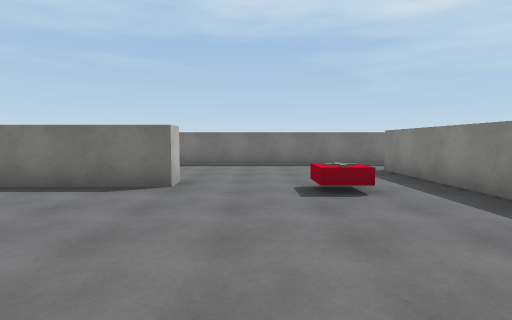
[1] (above)

24 first-person views from a walk through a 3-D level made in the Unity game engine. The camera is 1.5 m above the floor, tilts 4° down and sees 85° across. The floor is counted in squares, 2 m on a side. Each view is taken from the middle of a square. On the plan, view 1 faces up. The plan holds only what a view shows up to about 10 squares ahead; the rest is blank. The player character is not drawn. Surface patterns are stand-ins for the level's own textures.

[2]
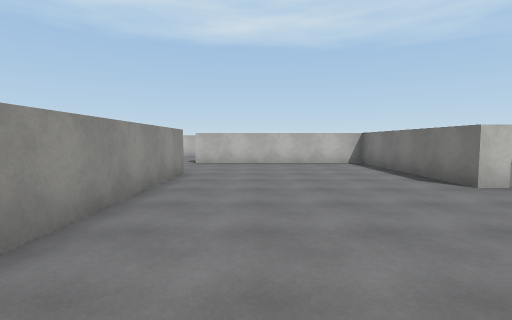

[3]
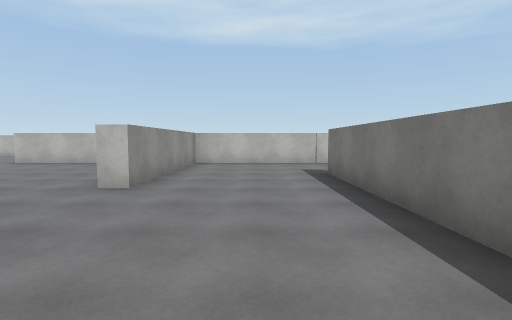

[4]
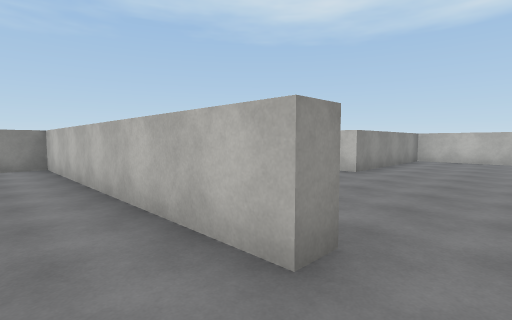

[5]
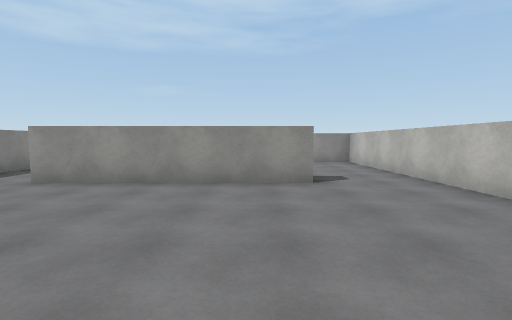

[6]
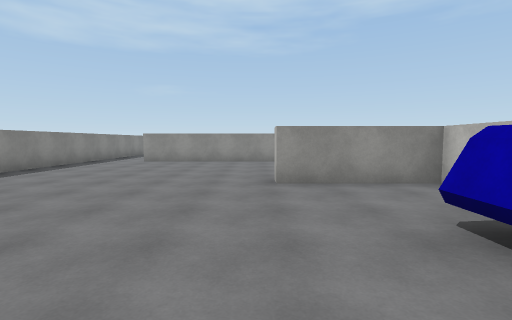

[7]
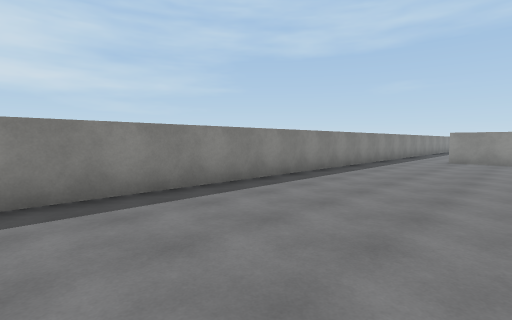

[8]
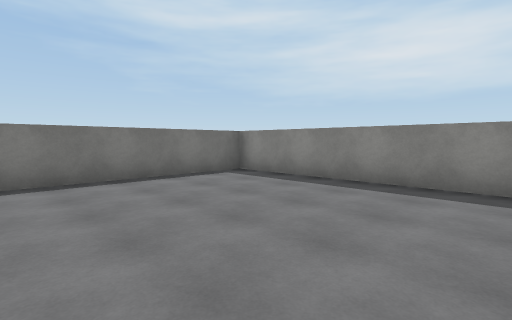

[9]
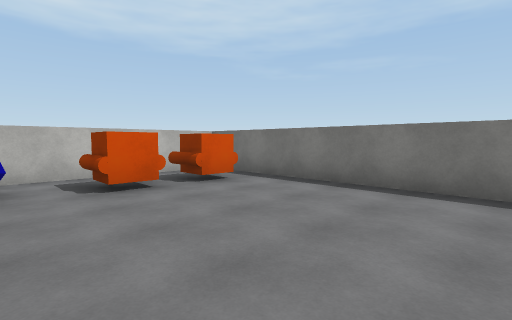

[10]
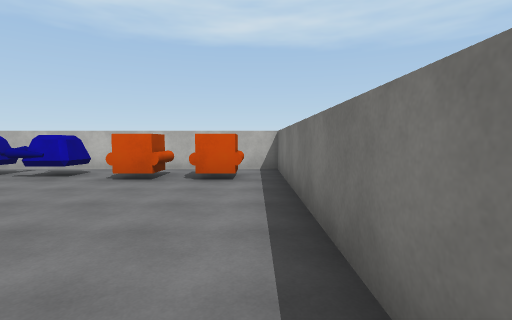

[11]
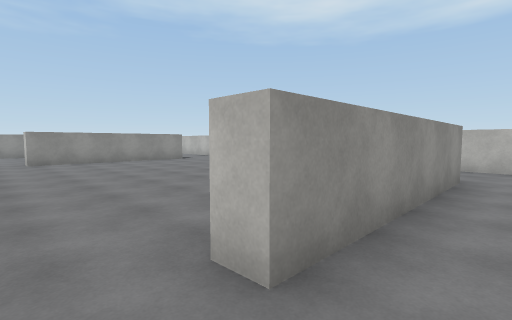

[12]
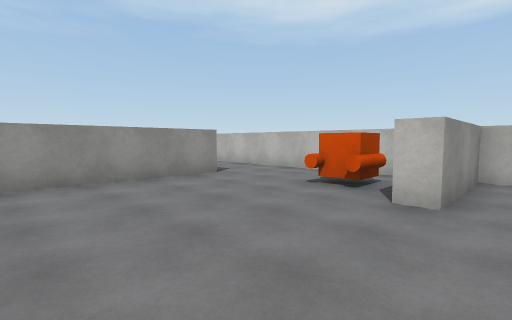

[13]
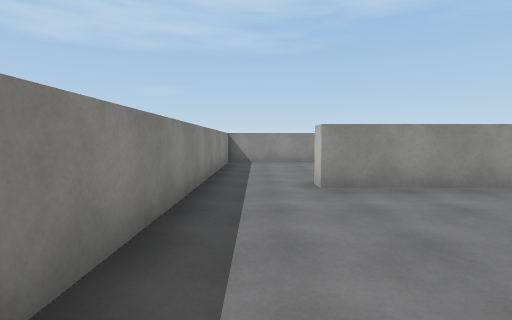

[14]
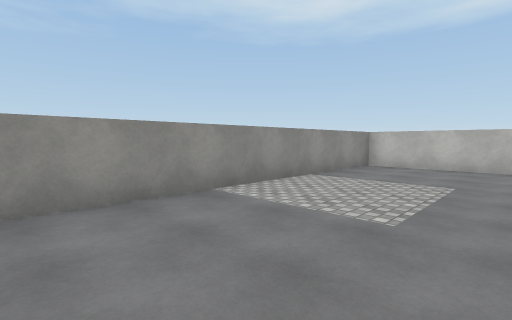

[15]
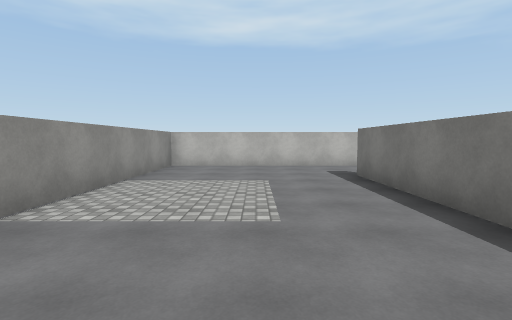

[16]
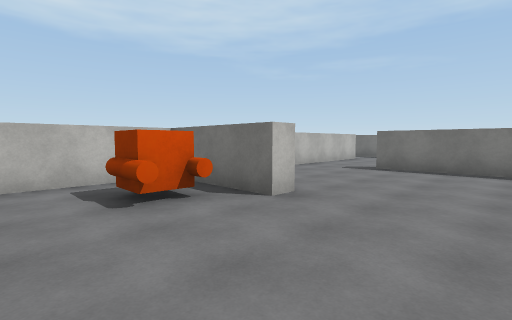

[17]
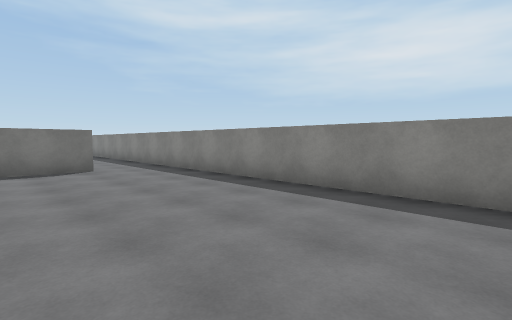

[18]
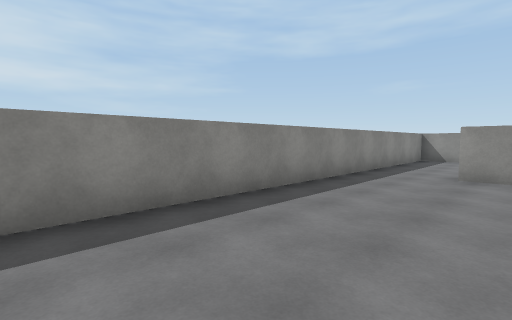

[19]
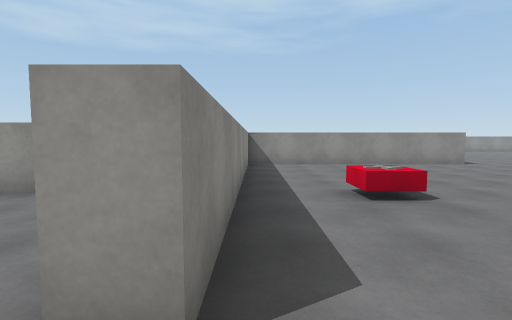

[20]
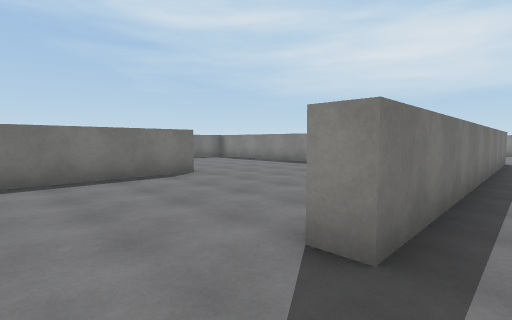

[21]
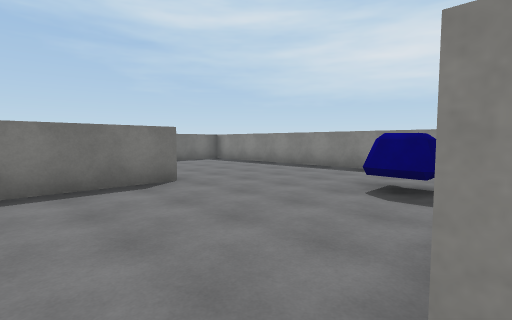

[22]
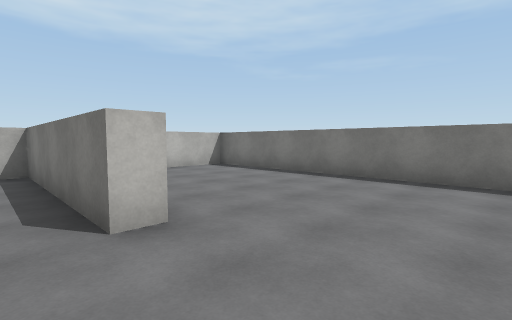

[23]
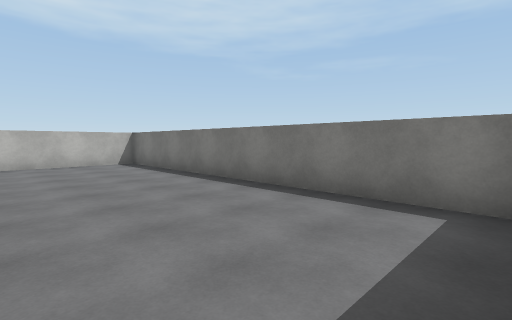

[24]
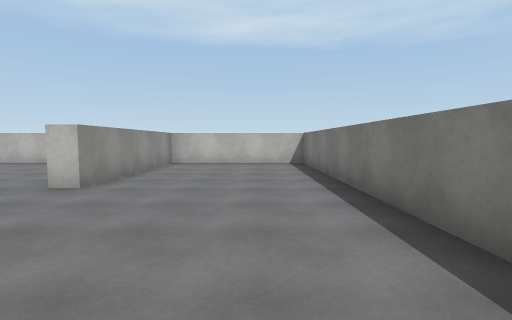

### Floor plan
Points are (right, up) in squares from view 1. A wall is a line through its corners. A room is listed if a view was taken in it or the views show most of it. See-through windows are left out.
Room 1 (views 1, 2, 3, 19, 20)
walls: (-3.6, -0.7) (3.2, -0.7); (3.3, 0) (3.3, 7.1); (3.6, 8.6) (-3.4, 8.6); (-6.3, 8.4) (-6.3, 5) (-1.4, 5) (-1.4, 4.5) (-6.3, 4.5) (-6.3, -1)
ways out: opening at (4, 8) to room 2; opening at (-4.5, 9) to room 5; opening at (-4.5, -0.5)
objects: other object (1, 4)
Room 2 (views 4, 5, 6, 7, 8, 9, 10, 11)
walls: (6.6, 8.6) (3.6, 8.6); (3.3, 7.1) (3.7, 7.1) (3.7, 4.4); (5.9, 4.1) (11, 4.1); (13, 4.4) (13, 18.6) (3.7, 18.6) (3.7, 9.1) (6.8, 9.1)
ways out: opening at (4, 8) to room 1; opening at (5, 4) to room 3; opening at (11.5, 4) to room 3
objects: other object (5, 12) to (5, 13); other object (5, 14); other object (5, 16); other object (5, 17)
Room 3 (views 12, 13, 16, 17, 18)
walls: (11, 4.1) (11, 3.6) (6, 3.6); (3.7, -2) (3.7, -4.5); (13, -4.5) (13, 4.4); (5.9, -5.3) (11, -5.3); (3.7, 4.4) (3.7, -0.7) (6.5, -0.7) (6.5, -1.2) (4.5, -1.2)
ways out: opening at (5, 4) to room 2; opening at (11.5, 4) to room 2; opening at (5, -5) to room 4; opening at (12, -5) to room 4
objects: other object (5, -2) to (6, -2)
Room 4 (views 14, 15)
walls: (9.8, -5.8) (5.9, -5.8); (11, -5.3) (11, -5.9); (3.7, -4.5) (3.7, -10.5) (13, -10.5) (13, -4.5)
ways out: opening at (5, -5) to room 3; opening at (12, -5) to room 3
Room 5 (views 21, 22, 23, 24)
walls: (3.3, 10.5) (3.3, 16); (-3.4, 8.6) (-3.4, 9.2); (2.9, 18.6) (-6.3, 18.6) (-6.3, 14.2) (-1.4, 14.2) (-1.4, 13.7) (-6.3, 13.7) (-6.3, 13.2); (-6.3, 10.1) (-6.3, 8.4)
ways out: opening at (-4.5, 9) to room 1
objects: other object (0, 10) to (1, 11)

Positions as (right, up) in squares from view 1, and headings:
1: (0, 0), facing up
2: (3, 1), facing left
3: (3, 7), facing left
4: (5, 8), facing down-left
5: (7, 9), facing down
6: (7, 14), facing down
7: (9, 15), facing down-right
8: (8, 13), facing up-right
9: (10, 14), facing up-left
10: (11, 18), facing left
11: (12, 5), facing down-left
12: (10, 0), facing down-left
13: (12, -1), facing down
14: (12, -7), facing down-left
15: (12, -8), facing left
16: (9, -4), facing up-left
17: (9, -4), facing up-right
18: (10, 1), facing down-right
19: (3, 8), facing down
20: (-5, 8), facing up-right
21: (-4, 9), facing up-right
22: (1, 13), facing up-left
23: (3, 15), facing up-left
24: (3, 17), facing left
